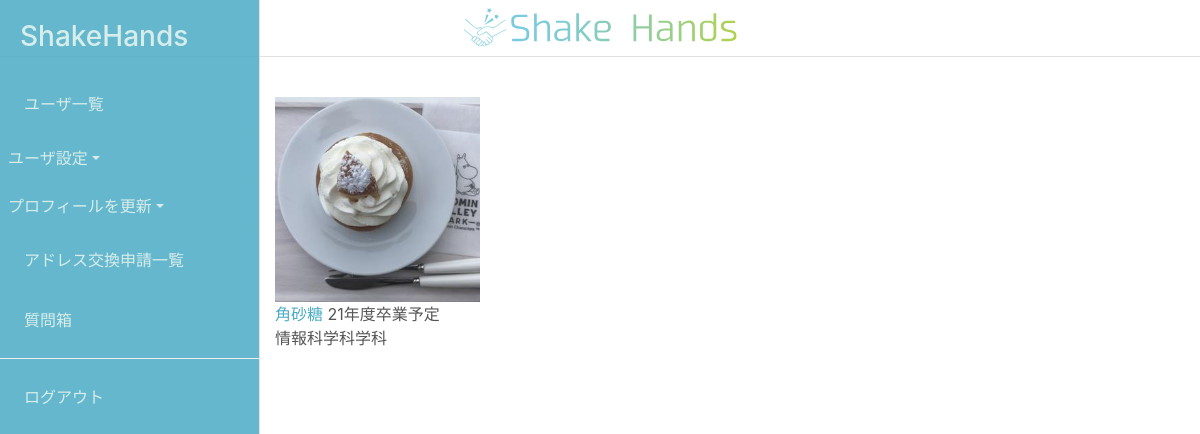
The page /search/all (signed in) on the database its author committed.
### accounts/models.py (models this page shows, shortened)
class UserSetting(models.Model):
    user = models.OneToOneField(User, on_delete=models.CASCADE)
    display_name = models.CharField("表示名",max_length=50,blank=True)
    icon_pic = models.ImageField( "アイコン画像" , upload_to='images/', blank=True, null=True)
    graduation_year = models.IntegerField("卒業年(西暦下2桁)",blank=False,validators=[MinValueValidator(0),MaxValueValidator(99)])
    course = models.CharField("所属学科",max_length=2,choices=COURSE_CHOICES,blank=False)

class User(AbstractBaseUser, PermissionsMixin):
    id = models.UUIDField(primary_key=True, default=uuid.uuid4, editable=False)
    email = models.EmailField(_('email address'), unique=True)
    first_name = models.CharField(_('first name'), max_length=30, blank=False)
    last_name = models.CharField(_('last name'), max_length=150, blank=False)
    is_staff = models.BooleanField(
        _('staff status'),
        default=False,
        help_text=_(
            'Designates whether the user can log into this admin site.'),
    )
    is_active = models.BooleanField(
        _('active'),
        default=True,
        help_text=_(
            'Designates whether this user should be treated as active. '
            'Unselect this instead of deleting accounts.'
        ),
    )
    date_joined = models.DateTimeField(_('date joined'), default=timezone.now)
    objects = UserManager()
    EMAIL_FIELD = 'email'
    USERNAME_FIELD = 'email'
    REQUIRED_FIELDS = []
    class Meta:
        verbose_name = _('user')
        verbose_name_plural = _('users')

### mypage/views.py (the view)
# urls.py: path('search/all',views.allUser_list.as_view(),name='alluser_list'),
class allUser_list(LoginRequiredMixin, generic.TemplateView):
    template_name='mypage/userlist.html'
    def get_context_data(self, **kwargs):
        context = super().get_context_data(**kwargs)
        usersettings=UserSetting.objects.exclude(user=self.request.user)
        context.update({
            'users':usersettings,
        })
        return context
    def get(self, request, *args, **kwargs):
        return super(allUser_list, self).get(request, *args, **kwargs)

### mypage/templates/mypage/userlist.html
{% extends 'accounts/base.html' %}
{% load utility %}
{% block content %}
    {% for user in users %}
        <div>
            {% if user.icon_pic %}
            <img src="{{user.icon_pic.url}}" class="col-3">
            {% endif %}
            <div class ="col-9">
                <div class=profile_txt>
                    <a href="{% url 'mypage:profile' id=user.user.pk %}">{{ user.user.id|get_displayname }}</a>
                    <a>{{ user.graduation_year }}年度卒業予定</a><br>
                    <a>{{ user.get_course_display }}学科</a><br>
                </div>
            </div>
        </div>
    {% endfor %}
{% endblock %}

### accounts/static/css/base.css (style rules this page uses)
body { color: #555555; }
a { color: #4aabc4; }

### rows shown on the page
UserSetting: icon_pic (picture), user.id|get_displayname "角砂糖", graduation_year "21", course "情報科学科"
